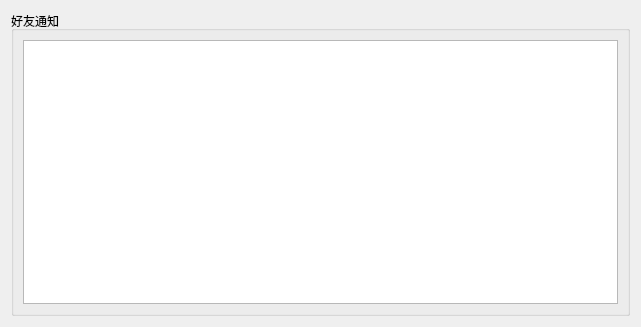
<?xml version="1.0" encoding="UTF-8"?>
<ui version="4.0">
 <class>FriendApplicationList</class>
 <widget class="QDialog" name="FriendApplicationList">
  <property name="geometry">
   <rect>
    <x>0</x>
    <y>0</y>
    <width>641</width>
    <height>327</height>
   </rect>
  </property>
  <property name="windowTitle">
   <string>Dialog</string>
  </property>
  <layout class="QHBoxLayout" name="horizontalLayout">
   <item>
    <widget class="QGroupBox" name="groupBox">
     <property name="title">
      <string>好友通知</string>
     </property>
     <layout class="QVBoxLayout" name="verticalLayout">
      <item>
       <widget class="QListWidget" name="applicationList"/>
      </item>
     </layout>
    </widget>
   </item>
  </layout>
 </widget>
 <resources/>
 <connections/>
</ui>
